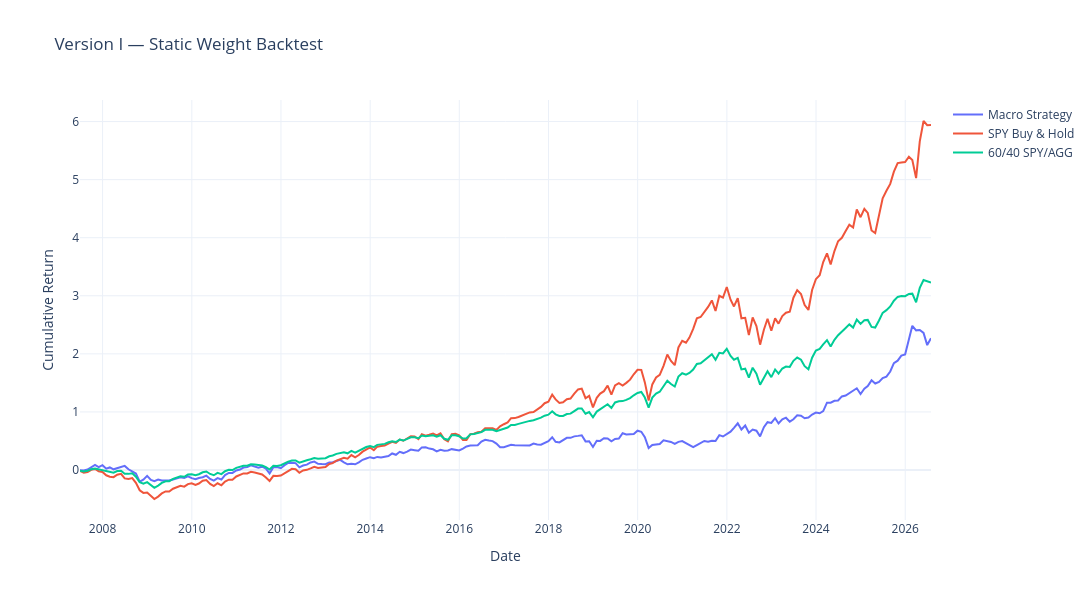
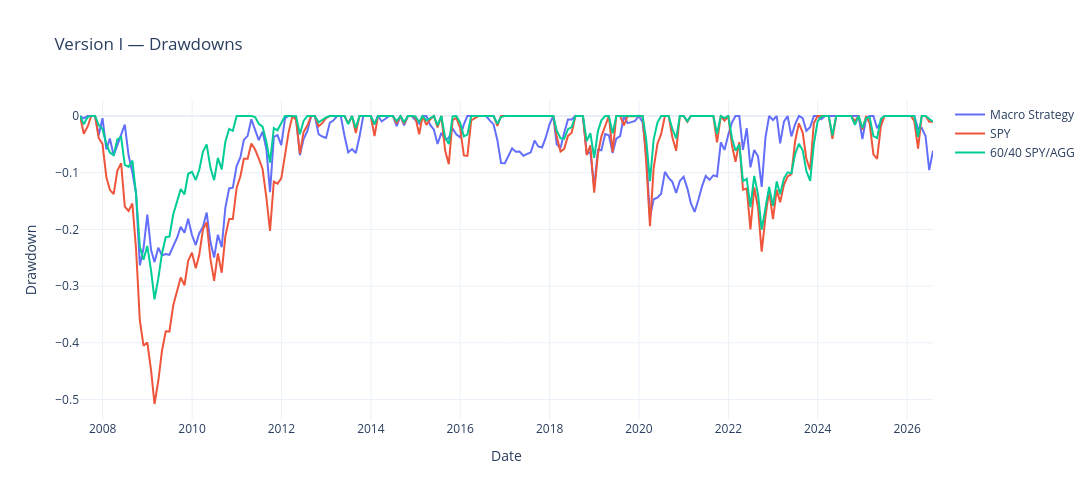
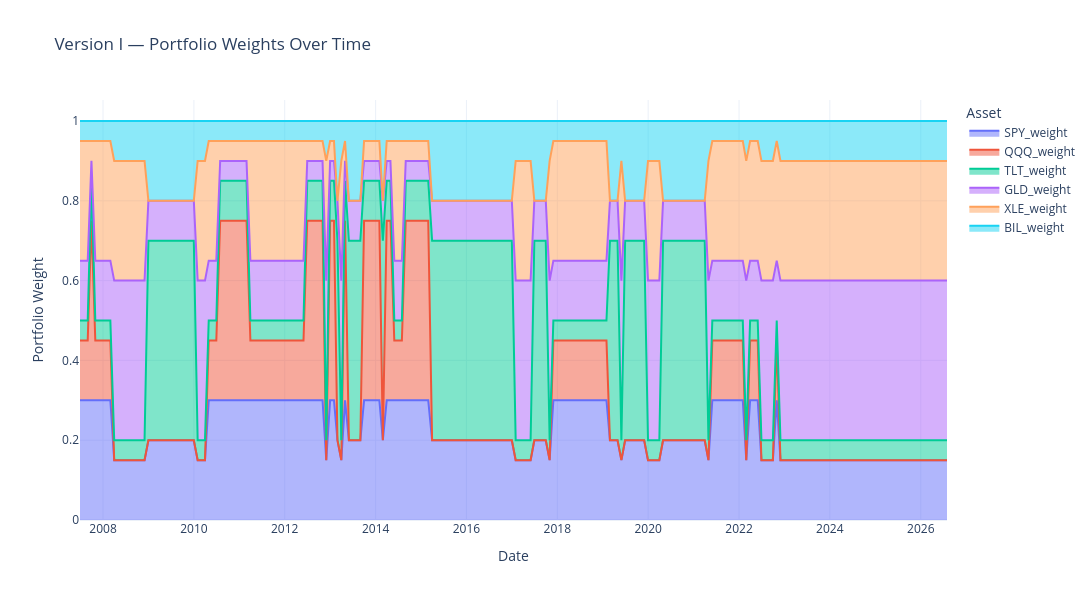

These figures' notebook cell, in order:
### Code cell
perf_v1 = pd.DataFrame([
    performance_summary(portfolio_return, monthly_returns["BIL"], "Macro Strategy (Static)"),
    performance_summary(monthly_returns["SPY"], monthly_returns["BIL"], "SPY Buy & Hold"),
    performance_summary(sixty_forty_return, monthly_returns["BIL"], "60/40 SPY/AGG"),
])
print("\nPerformance Summary — Version I (Static Weights):")
print(perf_v1.round(4))

regime_returns_v1 = pd.DataFrame(index=macro.index)
regime_returns_v1["Strategy Return"] = portfolio_return
regime_returns_v1["SPY_Return"] = monthly_returns["SPY"]
regime_returns_v1["60/40 Return"] = sixty_forty_return
regime_returns_v1["regime"] = macro["regime"]

regime_perf_v1 = regime_returns_v1.groupby("regime")[["Strategy Return", "SPY_Return", "60/40 Return"]].apply(
    lambda g: g.apply(geo_annualize)
)
print("\nAnnualized Returns by Regime — Version I:")
print(regime_perf_v1)

# Equity curve

fig = go.Figure()
fig.add_trace(go.Scatter(x=macro.index, y=macro["strategy_return"], mode="lines", name="Macro Strategy"))
fig.add_trace(go.Scatter(x=macro.index, y=macro["benchmark_spy"], mode="lines", name="SPY Buy & Hold"))
fig.add_trace(go.Scatter(x=macro.index, y=(1 + sixty_forty_return.fillna(0)).cumprod() - 1, mode="lines", name="60/40 SPY/AGG"))
fig.update_layout(
    title="Version I — Static Weight Backtest",
    xaxis_title="Date", yaxis_title="Cumulative Return",
    template="plotly_white", width=1100, height=600
)
fig.show(render="png")

# Drawdowns

dd_strategy_v1 = drawdown_series(macro["strategy_return"])
dd_spy_v1 = drawdown_series(macro["benchmark_spy"])
dd_sixty_forty_v1 = drawdown_series(macro["benchmark_sixty_forty"])

fig = go.Figure()
fig.add_trace(go.Scatter(x=dd_strategy_v1.index, y=dd_strategy_v1, mode="lines", name="Macro Strategy"))
fig.add_trace(go.Scatter(x=dd_spy_v1.index, y=dd_spy_v1, mode="lines", name="SPY"))
fig.add_trace(go.Scatter(x=dd_sixty_forty_v1.index, y=dd_sixty_forty_v1, mode="lines", name="60/40 SPY/AGG"))
fig.update_layout(
    title="Version I — Drawdowns",
    xaxis_title="Date", yaxis_title="Drawdown",
    template="plotly_white", width=1100, height=500
)
fig.show(render="png")

# Portfolio weights over time

weights_cols = [f"{asset}_weight" for asset in ASSETS]
weights_long_v1 = macro[weights_cols].reset_index(names="Date").melt(
    id_vars="Date", var_name="Asset", value_name="Weight"
)
fig = px.area(weights_long_v1, x="Date", y="Weight", color="Asset", title="Version I — Portfolio Weights Over Time")
fig.update_layout(template="plotly_white", width=1100, height=600, yaxis_title="Portfolio Weight")
fig.show(render="png")

### Figure 1 — Plotly figure (JSON) as saved in the notebook; plotly's stock layout.template omitted (floating-point values rounded to 4 significant figures; data arrays with more than 128 entries replaced by an {"elided": "..."} marker saying what was removed)
{"data": [{"mode": "lines", "name": "Macro Strategy", "type": "scatter", "x": {"elided": "230 str values"}, "y": {"elided": "230 float values"}}, {"mode": "lines", "name": "SPY Buy & Hold", "type": "scatter", "x": {"elided": "230 str values"}, "y": {"elided": "230 float values"}}, {"mode": "lines", "name": "60/40 SPY/AGG", "type": "scatter", "x": {"elided": "230 str values"}, "y": {"elided": "231 float values"}}], "layout": {"height": 600, "title": {"text": "Version I — Static Weight Backtest"}, "width": 1100, "xaxis": {"title": {"text": "Date"}}, "yaxis": {"title": {"text": "Cumulative Return"}}}}

### Figure 2 — Plotly figure (JSON) as saved in the notebook; plotly's stock layout.template omitted (floating-point values rounded to 4 significant figures; data arrays with more than 128 entries replaced by an {"elided": "..."} marker saying what was removed)
{"data": [{"mode": "lines", "name": "Macro Strategy", "type": "scatter", "x": {"elided": "230 str values"}, "y": {"elided": "230 float values"}}, {"mode": "lines", "name": "SPY", "type": "scatter", "x": {"elided": "230 str values"}, "y": {"elided": "230 float values"}}, {"mode": "lines", "name": "60/40 SPY/AGG", "type": "scatter", "x": {"elided": "230 str values"}, "y": {"elided": "230 float values"}}], "layout": {"height": 500, "title": {"text": "Version I — Drawdowns"}, "width": 1100, "xaxis": {"title": {"text": "Date"}}, "yaxis": {"title": {"text": "Drawdown"}}}}

### Figure 3 — Plotly figure (JSON) as saved in the notebook; plotly's stock layout.template omitted (floating-point values rounded to 4 significant figures; data arrays with more than 128 entries replaced by an {"elided": "..."} marker saying what was removed)
{"data": [{"fillpattern": {"shape": ""}, "hovertemplate": "Asset=SPY_weight<br>Date=%{x}<br>Weight=%{y}<extra></extra>", "legendgroup": "SPY_weight", "line": {"color": "#636efa"}, "marker": {"symbol": "circle"}, "mode": "lines", "name": "SPY_weight", "orientation": "v", "showlegend": true, "stackgroup": "1", "type": "scatter", "x": {"elided": "230 str values"}, "xaxis": "x", "y": {"elided": "230 float values"}, "yaxis": "y"}, {"fillpattern": {"shape": ""}, "hovertemplate": "Asset=QQQ_weight<br>Date=%{x}<br>Weight=%{y}<extra></extra>", "legendgroup": "QQQ_weight", "line": {"color": "#EF553B"}, "marker": {"symbol": "circle"}, "mode": "lines", "name": "QQQ_weight", "orientation": "v", "showlegend": true, "stackgroup": "1", "type": "scatter", "x": {"elided": "230 str values"}, "xaxis": "x", "y": {"elided": "230 float values"}, "yaxis": "y"}, {"fillpattern": {"shape": ""}, "hovertemplate": "Asset=TLT_weight<br>Date=%{x}<br>Weight=%{y}<extra></extra>", "legendgroup": "TLT_weight", "line": {"color": "#00cc96"}, "marker": {"symbol": "circle"}, "mode": "lines", "name": "TLT_weight", "orientation": "v", "showlegend": true, "stackgroup": "1", "type": "scatter", "x": {"elided": "230 str values"}, "xaxis": "x", "y": {"elided": "230 float values"}, "yaxis": "y"}, {"fillpattern": {"shape": ""}, "hovertemplate": "Asset=GLD_weight<br>Date=%{x}<br>Weight=%{y}<extra></extra>", "legendgroup": "GLD_weight", "line": {"color": "#ab63fa"}, "marker": {"symbol": "circle"}, "mode": "lines", "name": "GLD_weight", "orientation": "v", "showlegend": true, "stackgroup": "1", "type": "scatter", "x": {"elided": "230 str values"}, "xaxis": "x", "y": {"elided": "230 float values"}, "yaxis": "y"}, {"fillpattern": {"shape": ""}, "hovertemplate": "Asset=XLE_weight<br>Date=%{x}<br>Weight=%{y}<extra></extra>", "legendgroup": "XLE_weight", "line": {"color": "#FFA15A"}, "marker": {"symbol": "circle"}, "mode": "lines", "name": "XLE_weight", "orientation": "v", "showlegend": true, "stackgroup": "1", "type": "scatter", "x": {"elided": "230 str values"}, "xaxis": "x", "y": {"elided": "230 float values"}, "yaxis": "y"}, {"fillpattern": {"shape": ""}, "hovertemplate": "Asset=BIL_weight<br>Date=%{x}<br>Weight=%{y}<extra></extra>", "legendgroup": "BIL_weight", "line": {"color": "#19d3f3"}, "marker": {"symbol": "circle"}, "mode": "lines", "name": "BIL_weight", "orientation": "v", "showlegend": true, "stackgroup": "1", "type": "scatter", "x": {"elided": "230 str values"}, "xaxis": "x", "y": {"elided": "230 float values"}, "yaxis": "y"}], "layout": {"height": 600, "legend": {"title": {"text": "Asset"}, "tracegroupgap": 0}, "title": {"text": "Version I — Portfolio Weights Over Time"}, "width": 1100, "xaxis": {"anchor": "y", "domain": [0, 1], "title": {"text": "Date"}}, "yaxis": {"anchor": "x", "domain": [0, 1], "title": {"text": "Portfolio Weight"}}}}
